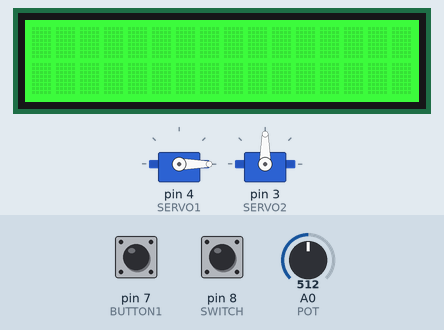
Recording of a sketch running on a simulated Arduino Uno, built with avr-gcc and run on an emulated ATmega328P. Shown: 2 × servo, 16×2 character LCD. The test bench sets the inputs (shaded band); at power-on: pin 7 (BUTTON1) LOW, pin 8 (SWITCH) LOW, A0 (POT) = 512.

Above: at 1.2 s.
1.3 s: pin 7 (BUTTON1) pulled HIGH for 0.15 s
At 2.1 s:
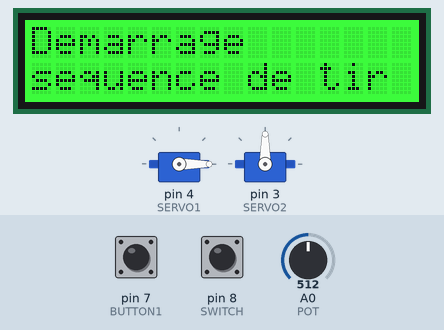
10.4 s: pin 8 (SWITCH) pulled HIGH for 3.2 s
At 13.9 s:
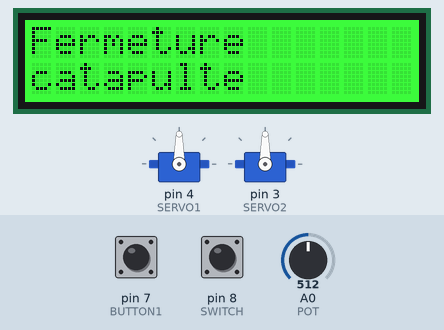
16.1 s: pin 8 (SWITCH) pulled HIGH for 0.15 s
At 17.0 s:
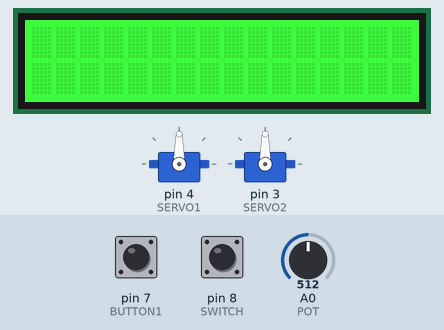
18.7 s: pin 7 (BUTTON1) pulled HIGH for 1 s
At 21.8 s:
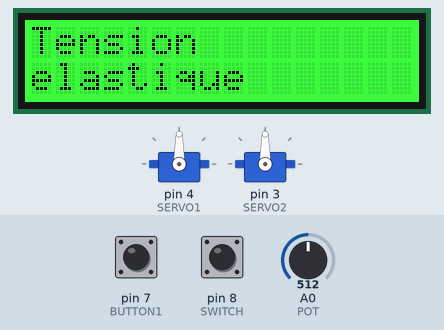
Timing chart, 0 to 23.7 s (numbered marks = the images above; inputs shaded):
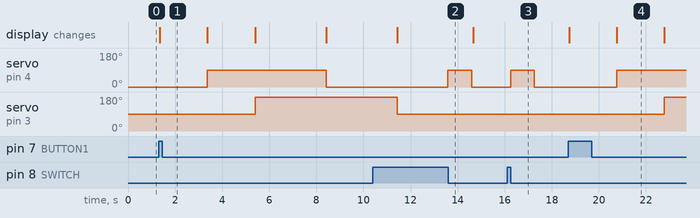

Measured:
- after the input at 1.3 s, servo on pin 4 (SERVO1): 0° → 90° after 2.1 s, → 0° 5.0 s later; servo on pin 3 (SERVO2): 90° → 180° after 4.1 s; the display: changes after 0.05 s (image 1)
- after the input at 10.4 s, servo on pin 4 (SERVO1): 0° → 90° after 3.2 s, → 0° 1.0 s later
- after the input at 16.1 s, servo on pin 4 (SERVO1): 0° → 90° after 0.16 s, → 0° 1.0 s later
- after the input at 18.7 s, servo on pin 4 (SERVO1): 0° → 90° after 2.1 s; servo on pin 3 (SERVO2): 90° → 180° after 4.1 s; the display: first changes at once (image 4 shows a later state)

The sketch:

main.ino
```cpp
#include <Servo.h>
#include "rgb_lcd.h"

int BUTTON1 = 7;
int BUTTON2 = 2;
int SERVO1 = 4;
int SERVO2 = 3;
int SWITCH = 8;
int POT = 0;
Servo servo1;
Servo servo2;
int buttonState;
int oldbuttonState;
rgb_lcd LCD;

/*
 Fonction de démarrage
*/
void setup() {

  pinMode(POT, INPUT);
  pinMode(BUTTON1, INPUT);
  pinMode(BUTTON2, INPUT);
  pinMode(SWITCH, INPUT);
  servo1.attach(SERVO1);
  servo2.attach(SERVO2);
  servo1.write(0);
  servo2.write(90);
  Serial.begin(9600);

  LCD.begin(16, 2);

  LCD.setRGB(0, 255, 0);

}

void loop() {

   // Mode de tir via controle IHM
   if (digitalRead(SWITCH) == HIGH) {
     delay(150);

     /*
     	La carte récupère la valeur du
     	potentiometre et défini la
     	rotation du servomoteur 1
     	(elastique) à cette valeur */
     int potValue = analogRead(POT);
     int power = map(potValue, 0, 1023, 0, 180);
     servo1.write(power);

     String str = Serial.readStringUntil('\n'); // Lecture du port série géré par Python
     // Si la commande envoyée par Python est "on", lancer le tir
     if (str == "on") {

        servo2.write(180); // Ouverture de la catapulte

        delay(3000);
        servo1.write(0); // L'élastique se détend

        delay(3000);
        servo2.write(90); // Fermeture de la catapulte

     }

   // Mode de tir par séquence
   } else {
     setup();

     /*
     	Ne s'effectue qu'une fois le bouton pressé
     	*/
     buttonState = digitalRead(BUTTON1);
     if (oldbuttonState != buttonState && buttonState == HIGH)
     {
     	/*
     	La carte récupère la valeur du
     	potentiometre et défini la
     	rotation du servomoteur 1
     	(elastique) à cette valeur */
        int potValue = analogRead(POT);
        int power = map(potValue, 0, 1023, 0, 180);
        afficherLCD("Demarrage", "sequence de tir");
        delay(2000);

        afficherLCD("Tension", "elastique");
        servo1.write(power);
        delay(2000);
        afficherLCD("Ouverture", "catapulte");
        servo2.write(180);

        delay(3000);
        afficherLCD("Desarmement", "elastique");
        servo1.write(0);
        delay(3000);
        afficherLCD("Fermeture", "catapulte");
        servo2.write(90);

        delay(2000);
        afficherLCD("Séquence de tir", "terminée !");
     }
     oldbuttonState = buttonState;

   }

}


/*
 Paramètres: {text1} {text2} -> String
 Les chaines de caractère à afficher
 (ligne par ligne)
*/
void afficherLCD(String text1, String text2) {
  if (text1.length() < 16 && text2.length() < 16) {
     LCD.clear();
     LCD.setCursor(0, 0);
     LCD.print(text1);
     LCD.setCursor(0, 1);
     LCD.print(text2);
  }

}
```
